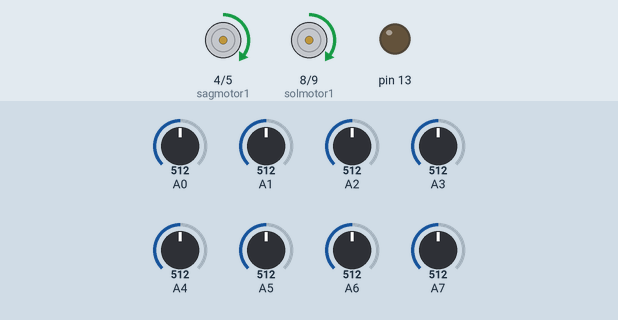
Simulated run of this sketch. Board: Arduino Nano, built with avr-gcc and run on an emulated ATmega328P. On the bench: motor-driver pin pairs drawn as motors (green arrow = first pin HIGH = forward, orange = second pin HIGH = backward, longer = more drive, scaled by the enable pin), output pins drawn as LEDs (lit = HIGH). The inputs (shaded band) are chosen by the test bench; at power-on: A0 = 512, A6 = 512, A7 = 512, A1 = 512, A2 = 512, A3 = 512, A4 = 512, A5 = 512.

Above: at 7.5 s.
7.6 s: A0 set to 992
At 7.81 s:
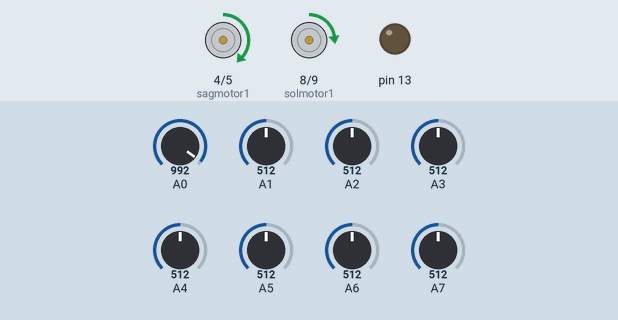
10.6 s: A0 set to 306
12.1 s: A6 set to 963
At 12.7 s:
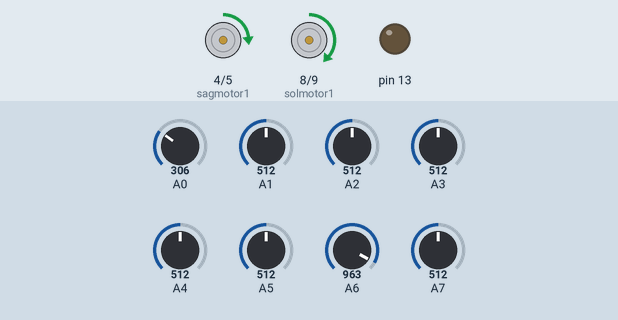
13.6 s: A6 set to 984
At 14.3 s:
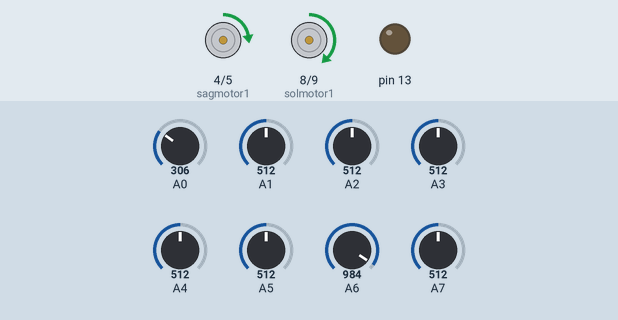
16.6 s: A7 set to 961
19.6 s: A7 set to 978
Timing chart, 0 to 42.8 s (numbered marks = the images above; inputs shaded):
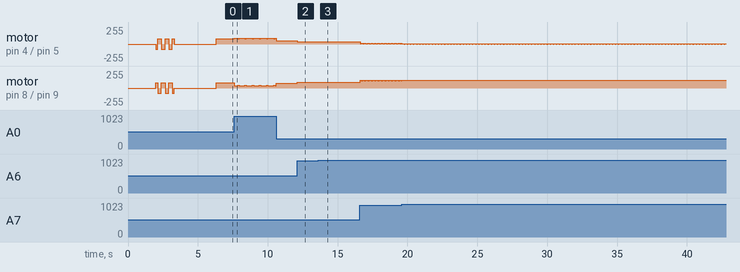

The sketch:

pleksi25.ino
```cpp
#include <QTRSensors.h>

#define sagmotor1 4
#define sagmotor2 5
#define sagmotorpwmpin 3

#define solmotor1 8
#define solmotor2 9
#define solmotorpwmpin 10


QTRSensorsAnalog qtra((unsigned char[]) {
  A0, A1, A2, A3, A4 , A5, A6, A7
} , 8);
unsigned int sensors[8];


float kp = 0.05;    float kd = 0.7;   float ki = 0.0001;   int integral = 0; int tabanhiz = 60;
int ekhiz = 0;      int sonhata = 0;  int hata = 0; int t_say = 0;     int saniye; int sagdonus = 0;
int sagmotorpwm = 0;    int solmotorpwm = 0;     unsigned char zemin = 1; int ilksol = 0;

void setup()
{
  // Dijital olarak kullanacağımız pinlerin giriş veya çıkış olarak tanımlıyoruz
  pinMode(sagmotor1, OUTPUT);
  pinMode(sagmotor2, OUTPUT);
  pinMode(sagmotorpwmpin, OUTPUT);
  pinMode(solmotor1, OUTPUT);
  pinMode(solmotor2, OUTPUT);
  pinMode(solmotorpwmpin, OUTPUT);
  pinMode(13, OUTPUT);


  delay(2000);

  // otomatik kalibre
  for (int i = 0; i < 150; i++)
  {
    if ( 0 <= i && i < 5   )  hafifsagadon();
    if ( 5 <= i && i  < 15   )  hafifsoladon();
    if ( 15 <= i && i < 25   )  hafifsagadon();
    if ( 25 <= i && i < 35   )  hafifsoladon();
    if ( 35 <= i && i < 40   )  hafifsagadon();
    if ( 45 <= i && i < 50   )  hafifsoladon();

    if ( i >= 50  )  {
      frenle(1);
      delay(3);
    }
    qtra.calibrate();
    delay(1);
  }


  // Serial.begin(9600);
  // do{
  //   motorkontrol(0,0); delay(10);
  //  } while(digitalRead(buton)==HIGH);
  //   delay(300);

}


void loop() {
  saniye = millis() / 1000;
  //t_yol();
  sensoroku();

  if(ilksol == 0 and saniye<20) { sagcatal();}

  if (saniye > 10 and saniye<20){  soldon(); }

  if (saniye>28) { tabanhiz=60; solcatal(); }


  /*
  if (sagdonus == 3) {
    tabanhiz = 60;
    solcatal();
  }
  if (sagdonus == 2) {
    if (sensors[7] > 700 && sensors[6] > 700 && sensors[3] < 100 && sensors[2] < 100 && sensors[1] < 100 && sensors[0] < 100)
    {
      sagdonus = 3;
    }
  }
  */

  //sensorlerioku_yaz();


  // PID
  integral += hata; //çizgiden uzaklaştıkça hataları toplar
  if (abs(hata) < 500)integral = 0;
  int duzeltmehizi = kp * hata + kd * (hata - sonhata) + ki * integral;
  sonhata = hata;

  // Motorlara uygulanacak kesin hız ayarları
  sagmotorpwm = tabanhiz + duzeltmehizi + ekhiz  ;
  solmotorpwm = tabanhiz - duzeltmehizi + ekhiz ;


  sagmotorpwm = constrain(sagmotorpwm, -254, 254);
  solmotorpwm = constrain(solmotorpwm, -254, 254);
  motorkontrol(solmotorpwm, sagmotorpwm);
}

void sensoroku() {
  //Çizgi sensörü pozisyon hesap kodları
  unsigned int position = qtra.readLine(sensors, 1, zemin);
  hata = position - 3500;
  // zemin değiştirme kodları
  // if ( sensors[0]<100 && sensors[7]<100  ) { zemin=0;  }//beyaz
  // if ( sensors[0]>750 && sensors[7]>750  ) { zemin=1;  }//siyah
}

void sensorlerioku_yaz() {
  for (unsigned char z = 0; z < 8; z++)
  {
    Serial.print(sensors[z]);
    Serial.print('\t');
  }
  Serial.println();
  delay(250);
}

void motorkontrol(int solmotorpwm, int sagmotorpwm) {
  if (sagmotorpwm <= 0) {
    sagmotorpwm = abs(sagmotorpwm);
    digitalWrite(sagmotor1, LOW);
    digitalWrite(sagmotor2, HIGH);
    analogWrite(sagmotorpwmpin, sagmotorpwm);
  }
  else {
    digitalWrite(sagmotor1, HIGH);
    digitalWrite(sagmotor2, LOW);
    analogWrite(sagmotorpwmpin, sagmotorpwm);
  }
  if (solmotorpwm <= 0) {
    solmotorpwm = abs(solmotorpwm);
    digitalWrite(solmotor1, LOW);
    digitalWrite(solmotor2, HIGH);
    analogWrite(solmotorpwmpin, solmotorpwm);
  }
  else {
    digitalWrite(solmotor1, HIGH);
    digitalWrite(solmotor2, LOW);
    analogWrite(solmotorpwmpin, solmotorpwm);
  }
}

void frenle(int bekle) {
  motorkontrol(0, 0);
  delay(bekle);
}

void hafifsagadon() {
  motorkontrol(80, -80);
}

void hafifsoladon() {
  motorkontrol(-80, 80);
}

void soldon() {
  if (sensors[7] < 100 && sensors[6] < 100 && sensors[5] < 100 && sensors[4] < 100 && sensors[1] > 700 && sensors[0] > 700)
  {
    motorkontrol(-90, -50);  delay(10);
    while (1)
    {
      sensoroku();
      if (sensors[7] > 700 && sensors[6] > 700) {
        break;
      }
    }
    while (1)
    {
      sensoroku();
      motorkontrol(-90, 60);
      if (sensors[7] < 100 || sensors[6] < 100)
      {
        break;
      }
    }
  }
}

void sagdon() {
  if (sensors[7] > 700 && sensors[6] > 700 && sensors[2] < 100 && sensors[2] < 100 && sensors[1] < 100 && sensors[0] < 100)
  {
    motorkontrol(-50, -90);  delay(10);
    while (1)
    {
      sensoroku();
      if (sensors[0] > 700 && sensors[1] > 700) {
        break;
      }
    }
    while (1)
    {
      sensoroku();
      motorkontrol(60, -90);
      if (sensors[0] < 100 || sensors[1] < 100)
      {
       sagdonus+=1; break;
      }
    }
  }
}

void sagcatal() {
  if (sensors[7] > 700 && sensors[6] > 700 && sensors[5] < 100 && sensors[4] < 300 && sensors[3] < 100 && sensors[2] < 100 && sensors[0] > 700)
  {

    while (1)
    {
      sensoroku();
      motorkontrol(100, 0);
      if (sensors[2] > 700)
      {
        tabanhiz = 90; break;
      }


    }
  }
}

void solcatal() {
  if (sensors[0] > 700 && sensors[1] > 700 && sensors[2] < 100 && sensors[3] < 300 && sensors[4] < 100 && sensors[5] < 100 && sensors[7] > 700)
  {

    while (1)
    {
      sensoroku();
      motorkontrol(0, 100);
      if (sensors[5] > 700)
      {
        break;
      }


    }
  }
}


void t_yol() {
  if (saniye > 8 && sensors[0] < 100 && sensors[1] < 100 && sensors[2] < 100 && sensors[3] < 100 && sensors[4] < 100 && sensors[5] < 100 && sensors[6] < 100 && sensors[7] < 100)
  {
    t_say = t_say + 1;
    while (1)
    {
      sensoroku();
      motorkontrol(tabanhiz, tabanhiz);
      if  (!(sensors[0] < 100 && sensors[1] < 100 && sensors[2] < 100 && sensors[3] < 100 && sensors[4] < 100 && sensors[5] < 100 && sensors[6] < 100 && sensors[7] < 100))
      {
        break;
      }
    }

  }
}
```

Measured:
- after the input at 12.1 s, motor on pin 4 (sagmotor1) / pin 5 (sagmotor2): forward 52/255 → forward 36/255 at once; motor on pin 8 (solmotor1) / pin 9 (solmotor2): forward 68/255 → forward 84/255 at once
